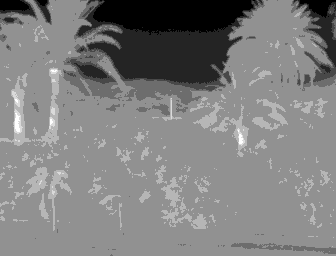
#> input picture original_data/train/images/DIC_101_DjyLyYiwVfngBdwn4hY9mA.tiff, 336 x 256 px; its folder holds only this picture in this run
$ python -i utils.py   (imports and definitions only)
#> lines starting #> are read from the running program, lines starting #| are printed output that depends on the picture
#!/usr/bin/python3
import os
import cv2
import numpy as np


# [55 lines left out: functions extract_image_name, create_mask, normalize, not called in this run]

def preprocess(image, clip_limit=2.0, tile_grid_size=(8, 8)):
    """
    Preprocess the input image by applying a linear normalization and CLAHE (Contrast Limited Adaptive Histogram Equalization).

    Parameters:
    - image: Input image (numpy array).
    - clip_limit: CLAHE clip limit (default is 2.0).
    - tile_grid_size: CLAHE tile grid size (default is (8, 8)).

    Returns:
    - img_processed: Image after preprocessing with CLAHE.
    """
    # Create CLAHE object with specified parameters
    clahe = cv2.createCLAHE(clipLimit=clip_limit, tileGridSize=tile_grid_size)

    # Normalize uint16 image if needed
    if image.dtype == 'uint16':
        image = np.asarray(normalize(image, np.min(image), np.max(image), 0, 255), dtype=np.uint8)

    # Apply CLAHE based on image shape
    if image.shape == (640, 640, 3):
        # Process each channel separately
        result_channels = [clahe.apply(channel) for channel in cv2.split(image)]
        img_processed = np.dstack(result_channels)
    else:
        # Apply CLAHE to the entire image
        img_processed = clahe.apply(image)
        img_processed = np.dstack([img_processed] * 3)  # Convert single channel to 3 channels

    return img_processed


# [167 lines left out: functions get_list_images, load_label, yolo_to_polygon_coordinates, segment_image, calculate_iou, convert_mask_to_binary and 1 more, not called in this run]

>>> import cv2
>>> picture = cv2.imread('../original_data/train/images/DIC_101_DjyLyYiwVfngBdwn4hY9mA.tiff', cv2.IMREAD_GRAYSCALE)
#> picture is the input picture: shape (256, 336); min 7, max 14, mean 10.51
>>> result = preprocess(picture)
#> in preprocess, `img_processed = clahe.apply(image)`:
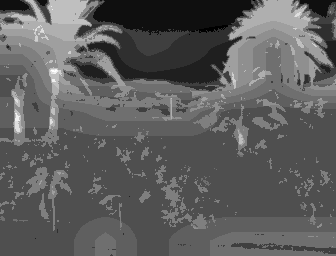
#> img_processed: shape (256, 336); min 9, max 25, mean 14.9; drawn with min black and max white
